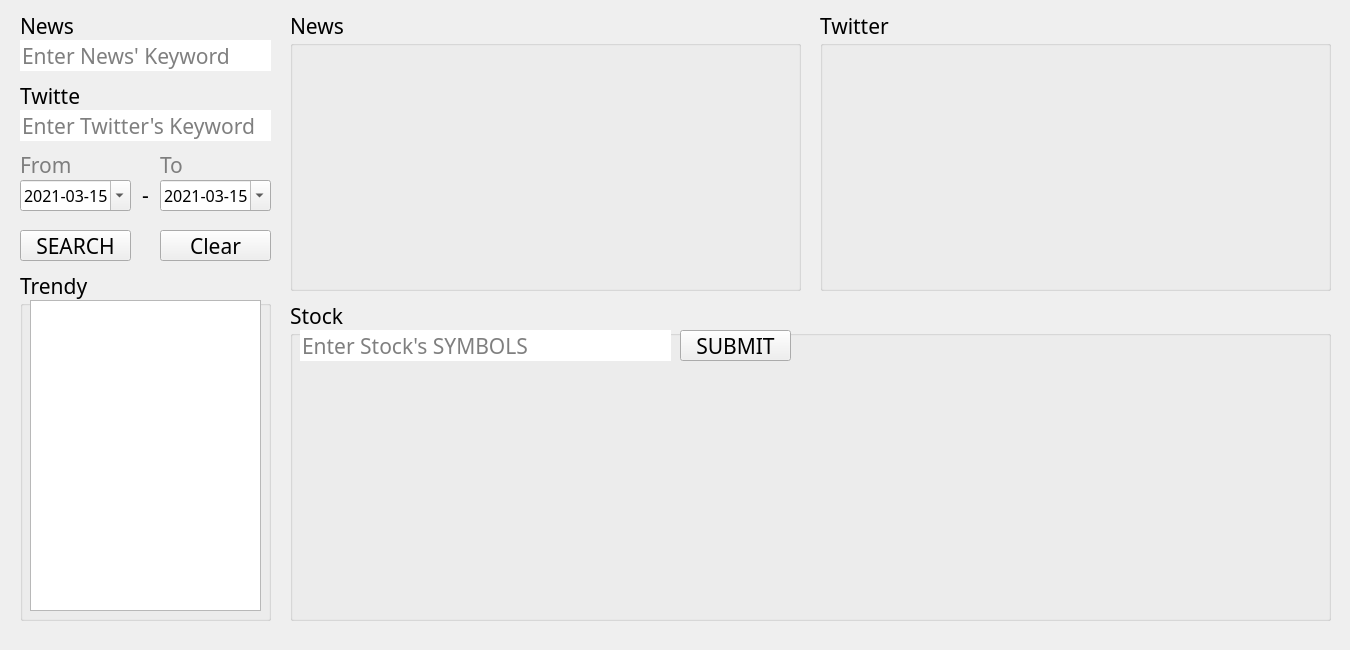
<?xml version="1.0" encoding="UTF-8"?>
<ui version="4.0">
 <class>MainWindow</class>
 <widget class="QMainWindow" name="MainWindow">
  <property name="geometry">
   <rect>
    <x>0</x>
    <y>0</y>
    <width>1350</width>
    <height>650</height>
   </rect>
  </property>
  <property name="sizePolicy">
   <sizepolicy hsizetype="Maximum" vsizetype="Maximum">
    <horstretch>0</horstretch>
    <verstretch>0</verstretch>
   </sizepolicy>
  </property>
  <property name="minimumSize">
   <size>
    <width>1350</width>
    <height>650</height>
   </size>
  </property>
  <property name="maximumSize">
   <size>
    <width>1350</width>
    <height>650</height>
   </size>
  </property>
  <property name="font">
   <font>
    <family>Leelawadee</family>
    <pointsize>16</pointsize>
    <kerning>true</kerning>
   </font>
  </property>
  <property name="windowTitle">
   <string>TRADING</string>
  </property>
  <widget class="QWidget" name="centralwidget">
   <widget class="QDateEdit" name="start_date">
    <property name="enabled">
     <bool>true</bool>
    </property>
    <property name="geometry">
     <rect>
      <x>20</x>
      <y>180</y>
      <width>111</width>
      <height>31</height>
     </rect>
    </property>
    <property name="font">
     <font>
      <pointsize>12</pointsize>
      <strikeout>false</strikeout>
      <kerning>true</kerning>
     </font>
    </property>
    <property name="focusPolicy">
     <enum>Qt::WheelFocus</enum>
    </property>
    <property name="inputMethodHints">
     <set>Qt::ImhPreferNumbers</set>
    </property>
    <property name="wrapping">
     <bool>false</bool>
    </property>
    <property name="frame">
     <bool>true</bool>
    </property>
    <property name="readOnly">
     <bool>false</bool>
    </property>
    <property name="buttonSymbols">
     <enum>QAbstractSpinBox::PlusMinus</enum>
    </property>
    <property name="accelerated">
     <bool>false</bool>
    </property>
    <property name="keyboardTracking">
     <bool>false</bool>
    </property>
    <property name="minimumDate">
     <date>
      <year>2021</year>
      <month>3</month>
      <day>15</day>
     </date>
    </property>
    <property name="displayFormat">
     <string>yyyy-MM-dd</string>
    </property>
    <property name="calendarPopup">
     <bool>true</bool>
    </property>
   </widget>
   <widget class="QDateEdit" name="stop_date">
    <property name="geometry">
     <rect>
      <x>160</x>
      <y>180</y>
      <width>111</width>
      <height>31</height>
     </rect>
    </property>
    <property name="font">
     <font>
      <pointsize>12</pointsize>
      <kerning>true</kerning>
     </font>
    </property>
    <property name="focusPolicy">
     <enum>Qt::WheelFocus</enum>
    </property>
    <property name="minimumDate">
     <date>
      <year>2021</year>
      <month>3</month>
      <day>15</day>
     </date>
    </property>
    <property name="displayFormat">
     <string>yyyy-MM-dd</string>
    </property>
    <property name="calendarPopup">
     <bool>true</bool>
    </property>
   </widget>
   <widget class="QLabel" name="twitter_lb">
    <property name="geometry">
     <rect>
      <x>20</x>
      <y>80</y>
      <width>61</width>
      <height>31</height>
     </rect>
    </property>
    <property name="text">
     <string>Twitter</string>
    </property>
   </widget>
   <widget class="QLineEdit" name="twitter_input">
    <property name="geometry">
     <rect>
      <x>20</x>
      <y>110</y>
      <width>251</width>
      <height>31</height>
     </rect>
    </property>
    <property name="frame">
     <bool>false</bool>
    </property>
    <property name="placeholderText">
     <string>Enter Twitter's Keyword</string>
    </property>
    <property name="clearButtonEnabled">
     <bool>true</bool>
    </property>
   </widget>
   <widget class="QLineEdit" name="news_input">
    <property name="geometry">
     <rect>
      <x>20</x>
      <y>40</y>
      <width>251</width>
      <height>31</height>
     </rect>
    </property>
    <property name="frame">
     <bool>false</bool>
    </property>
    <property name="placeholderText">
     <string>Enter News' Keyword</string>
    </property>
    <property name="clearButtonEnabled">
     <bool>true</bool>
    </property>
   </widget>
   <widget class="QLabel" name="news_lb">
    <property name="geometry">
     <rect>
      <x>20</x>
      <y>10</y>
      <width>61</width>
      <height>31</height>
     </rect>
    </property>
    <property name="text">
     <string>News</string>
    </property>
   </widget>
   <widget class="QLabel" name="dad_lb">
    <property name="geometry">
     <rect>
      <x>130</x>
      <y>180</y>
      <width>31</width>
      <height>31</height>
     </rect>
    </property>
    <property name="text">
     <string>&lt;html&gt;&lt;head/&gt;&lt;body&gt;&lt;p align=&quot;center&quot;&gt;-&lt;/p&gt;&lt;/body&gt;&lt;/html&gt;</string>
    </property>
   </widget>
   <widget class="QLabel" name="stop_date_lb">
    <property name="geometry">
     <rect>
      <x>160</x>
      <y>150</y>
      <width>111</width>
      <height>31</height>
     </rect>
    </property>
    <property name="text">
     <string>&lt;html&gt;&lt;head/&gt;&lt;body&gt;&lt;p&gt;&lt;span style=&quot; color:#7e7e7e;&quot;&gt;To&lt;/span&gt;&lt;/p&gt;&lt;/body&gt;&lt;/html&gt;</string>
    </property>
   </widget>
   <widget class="QLabel" name="start_date_lb">
    <property name="geometry">
     <rect>
      <x>20</x>
      <y>150</y>
      <width>111</width>
      <height>31</height>
     </rect>
    </property>
    <property name="text">
     <string>&lt;html&gt;&lt;head/&gt;&lt;body&gt;&lt;p&gt;&lt;span style=&quot; color:#7e7e7e;&quot;&gt;From&lt;/span&gt;&lt;/p&gt;&lt;/body&gt;&lt;/html&gt;</string>
    </property>
   </widget>
   <widget class="QGroupBox" name="group_new">
    <property name="geometry">
     <rect>
      <x>290</x>
      <y>10</y>
      <width>511</width>
      <height>281</height>
     </rect>
    </property>
    <property name="title">
     <string>News</string>
    </property>
    <widget class="mpl_related_news" name="news_related_widget" native="true">
     <property name="geometry">
      <rect>
       <x>10</x>
       <y>30</y>
       <width>241</width>
       <height>241</height>
      </rect>
     </property>
    </widget>
    <widget class="mpl_sentiment_news" name="news_sentiment_widget" native="true">
     <property name="geometry">
      <rect>
       <x>260</x>
       <y>30</y>
       <width>241</width>
       <height>241</height>
      </rect>
     </property>
    </widget>
   </widget>
   <widget class="QGroupBox" name="group_trendy">
    <property name="geometry">
     <rect>
      <x>20</x>
      <y>270</y>
      <width>251</width>
      <height>351</height>
     </rect>
    </property>
    <property name="title">
     <string>Trendy</string>
    </property>
    <widget class="QListView" name="listView">
     <property name="geometry">
      <rect>
       <x>10</x>
       <y>30</y>
       <width>231</width>
       <height>311</height>
      </rect>
     </property>
    </widget>
   </widget>
   <widget class="QPushButton" name="search_btn">
    <property name="geometry">
     <rect>
      <x>20</x>
      <y>230</y>
      <width>111</width>
      <height>31</height>
     </rect>
    </property>
    <property name="text">
     <string>SEARCH</string>
    </property>
   </widget>
   <widget class="QGroupBox" name="group_stock">
    <property name="geometry">
     <rect>
      <x>290</x>
      <y>300</y>
      <width>1041</width>
      <height>321</height>
     </rect>
    </property>
    <property name="title">
     <string>Stock</string>
    </property>
    <widget class="QLineEdit" name="stock_input">
     <property name="geometry">
      <rect>
       <x>10</x>
       <y>30</y>
       <width>371</width>
       <height>31</height>
      </rect>
     </property>
     <property name="frame">
      <bool>false</bool>
     </property>
     <property name="placeholderText">
      <string>Enter Stock's SYMBOLS</string>
     </property>
     <property name="clearButtonEnabled">
      <bool>true</bool>
     </property>
    </widget>
    <widget class="QPushButton" name="submit_btn">
     <property name="geometry">
      <rect>
       <x>390</x>
       <y>30</y>
       <width>111</width>
       <height>31</height>
      </rect>
     </property>
     <property name="text">
      <string>SUBMIT</string>
     </property>
    </widget>
    <widget class="mpl_stock" name="stock_widget" native="true">
     <property name="geometry">
      <rect>
       <x>10</x>
       <y>70</y>
       <width>1021</width>
       <height>241</height>
      </rect>
     </property>
    </widget>
   </widget>
   <widget class="QGroupBox" name="group_twitter">
    <property name="geometry">
     <rect>
      <x>820</x>
      <y>10</y>
      <width>511</width>
      <height>281</height>
     </rect>
    </property>
    <property name="title">
     <string>Twitter</string>
    </property>
    <widget class="mpl_related_twitter" name="twitter_related_widget" native="true">
     <property name="geometry">
      <rect>
       <x>10</x>
       <y>30</y>
       <width>241</width>
       <height>241</height>
      </rect>
     </property>
    </widget>
    <widget class="mpl_sentiment_twitter" name="twitter_sentiment_widget" native="true">
     <property name="geometry">
      <rect>
       <x>260</x>
       <y>30</y>
       <width>241</width>
       <height>241</height>
      </rect>
     </property>
    </widget>
   </widget>
   <widget class="QPushButton" name="clear_btn">
    <property name="geometry">
     <rect>
      <x>160</x>
      <y>230</y>
      <width>111</width>
      <height>31</height>
     </rect>
    </property>
    <property name="text">
     <string>Clear</string>
    </property>
   </widget>
   <zorder>start_date</zorder>
   <zorder>stop_date</zorder>
   <zorder>twitter_lb</zorder>
   <zorder>twitter_input</zorder>
   <zorder>news_lb</zorder>
   <zorder>dad_lb</zorder>
   <zorder>stop_date_lb</zorder>
   <zorder>start_date_lb</zorder>
   <zorder>group_new</zorder>
   <zorder>group_trendy</zorder>
   <zorder>search_btn</zorder>
   <zorder>group_stock</zorder>
   <zorder>group_twitter</zorder>
   <zorder>news_input</zorder>
   <zorder>clear_btn</zorder>
  </widget>
  <widget class="QMenuBar" name="menubar">
   <property name="geometry">
    <rect>
     <x>0</x>
     <y>0</y>
     <width>1350</width>
     <height>21</height>
    </rect>
   </property>
  </widget>
 </widget>
 <customwidgets>
  <customwidget>
   <class>mpl_related_twitter</class>
   <extends>QWidget</extends>
   <header>mpl_related_twitter.h</header>
   <container>1</container>
  </customwidget>
  <customwidget>
   <class>mpl_sentiment_twitter</class>
   <extends>QWidget</extends>
   <header>mpl_sentiment_twitter.h</header>
   <container>1</container>
  </customwidget>
  <customwidget>
   <class>mpl_related_news</class>
   <extends>QWidget</extends>
   <header>mpl_related_news.h</header>
   <container>1</container>
  </customwidget>
  <customwidget>
   <class>mpl_sentiment_news</class>
   <extends>QWidget</extends>
   <header>mpl_sentiment_news.h</header>
   <container>1</container>
  </customwidget>
  <customwidget>
   <class>mpl_stock</class>
   <extends>QWidget</extends>
   <header>mpl_stock.h</header>
   <container>1</container>
  </customwidget>
 </customwidgets>
 <resources/>
 <connections/>
</ui>
